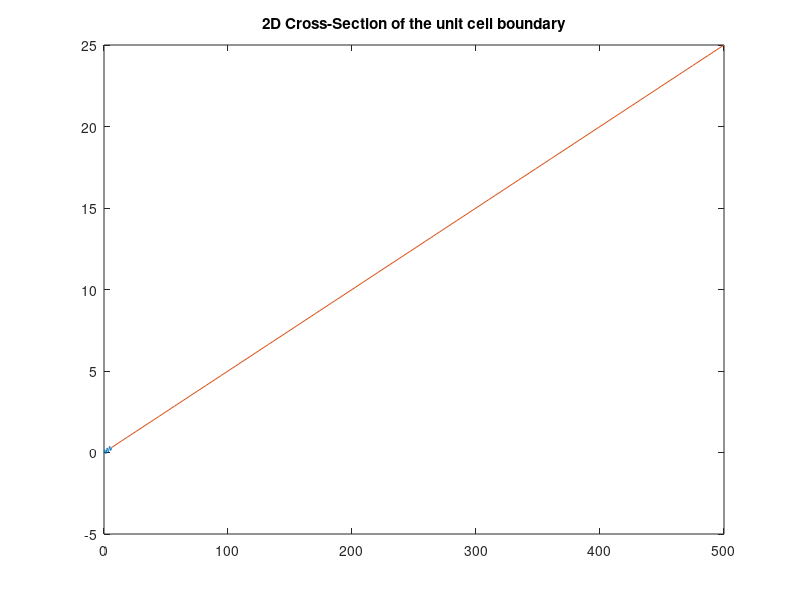
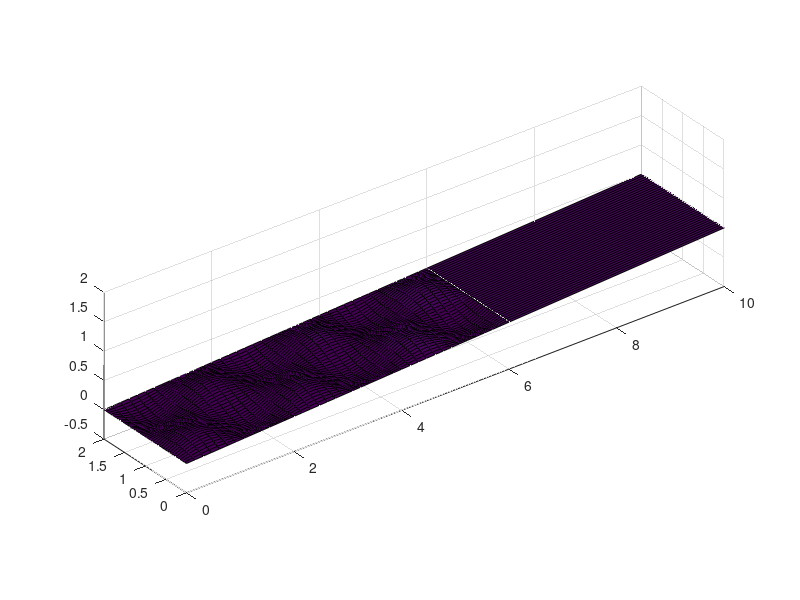

Recreate these plots in MATLAB, in order.
%% Build the geometry for the 3D Hummock mesh
% Created by Mike O'Connor on 1.3.19 at 23:18

close all;
clear all;
clc;

A = 0.15; % m, height of hummock amplitude (from origin, max height = 2*A)
k1 = pi();
k2 = pi();
lenX = 6; % m of domain--each hummock is 1 m wide and long, so 3 m shows 3 hummocks
lenY = 2;
lenXDomain = 500; % m of the entire hillslope
nx = 40; % number of nodes in x dimension
ny = 40; % number of nodes in y dimension
m = 0.05; % slope 

x = linspace(0,lenX,nx);
y = linspace(0,lenY,ny);

% Test in 2D
z = A.*sin(k1.*x) + m.*x;

figure;
plot(x,z);
title('2D Cross-Section of the unit cell boundary');

% Expand to 3D
[X,Y] = meshgrid(x,y);
Z = A*sin(k1*X).*sin(k2*Y) + m.*X;
%Z = A*sin(k1*X).*sin(k2*Y);

figure;
surf(X,Y,Z);
axis equal;

% Insert this unit cell into the domain
x2 = linspace(lenX,lenXDomain,40);
y2 = linspace(0,lenY,40);

% Test in 2D
z2 = m.*x2;
figure(1);
hold all;
plot(x2,z2);

% Test in 3D
[X2,Y2] = meshgrid(x2,y2);
Z2 = m.*X2;
figure(2);
hold all;
surf(X2,Y2,Z2);
xlim([0 10])
zlim([-0.5 2]);
%axis equal;

